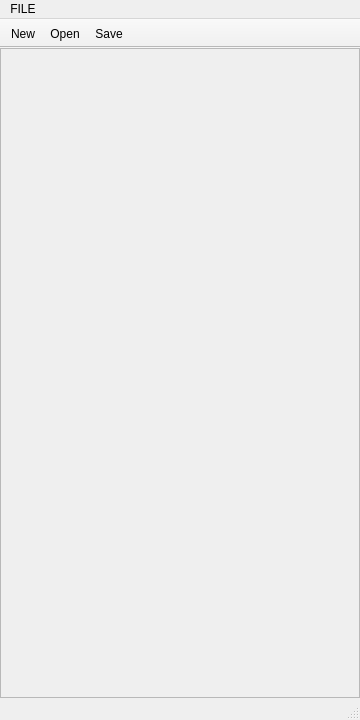
<?xml version="1.0" encoding="UTF-8"?>
<ui version="4.0">
 <class>ContextWindowClass</class>
 <widget class="QMainWindow" name="ContextWindowClass">
  <property name="geometry">
   <rect>
    <x>0</x>
    <y>0</y>
    <width>360</width>
    <height>720</height>
   </rect>
  </property>
  <property name="windowTitle">
   <string>Erasmus3</string>
  </property>
  <widget class="QWidget" name="centralWidget">
   <layout class="QVBoxLayout" name="verticalLayout_2">
    <property name="spacing">
     <number>0</number>
    </property>
    <property name="leftMargin">
     <number>0</number>
    </property>
    <property name="topMargin">
     <number>0</number>
    </property>
    <property name="rightMargin">
     <number>0</number>
    </property>
    <property name="bottomMargin">
     <number>0</number>
    </property>
    <item>
     <widget class="QScrollArea" name="scrollArea_2">
      <property name="widgetResizable">
       <bool>true</bool>
      </property>
      <widget class="QWidget" name="scrollAreaWidgetContents">
       <property name="geometry">
        <rect>
         <x>0</x>
         <y>0</y>
         <width>358</width>
         <height>643</height>
        </rect>
       </property>
       <layout class="QVBoxLayout" name="verticalLayout_4">
        <property name="spacing">
         <number>0</number>
        </property>
        <property name="leftMargin">
         <number>0</number>
        </property>
        <property name="topMargin">
         <number>0</number>
        </property>
        <property name="rightMargin">
         <number>0</number>
        </property>
        <property name="bottomMargin">
         <number>0</number>
        </property>
        <item>
         <widget class="QWidget" name="panel_objectList" native="true">
          <layout class="QVBoxLayout" name="verticalLayout_5">
           <property name="spacing">
            <number>0</number>
           </property>
           <property name="leftMargin">
            <number>0</number>
           </property>
           <property name="topMargin">
            <number>0</number>
           </property>
           <property name="rightMargin">
            <number>0</number>
           </property>
           <property name="bottomMargin">
            <number>0</number>
           </property>
          </layout>
         </widget>
        </item>
        <item>
         <spacer name="verticalSpacer_2">
          <property name="orientation">
           <enum>Qt::Vertical</enum>
          </property>
          <property name="sizeHint" stdset="0">
           <size>
            <width>20</width>
            <height>40</height>
           </size>
          </property>
         </spacer>
        </item>
       </layout>
      </widget>
     </widget>
    </item>
   </layout>
  </widget>
  <widget class="QMenuBar" name="menuBar">
   <property name="geometry">
    <rect>
     <x>0</x>
     <y>0</y>
     <width>360</width>
     <height>21</height>
    </rect>
   </property>
   <widget class="QMenu" name="menuFILE">
    <property name="title">
     <string>FILE</string>
    </property>
    <addaction name="actionNew"/>
    <addaction name="actionOpen"/>
    <addaction name="actionSave"/>
    <addaction name="separator"/>
    <addaction name="actionExit"/>
   </widget>
   <addaction name="menuFILE"/>
  </widget>
  <widget class="QStatusBar" name="statusBar"/>
  <widget class="QToolBar" name="toolBar">
   <property name="windowTitle">
    <string>toolBar</string>
   </property>
   <property name="movable">
    <bool>false</bool>
   </property>
   <property name="iconSize">
    <size>
     <width>24</width>
     <height>24</height>
    </size>
   </property>
   <attribute name="toolBarArea">
    <enum>TopToolBarArea</enum>
   </attribute>
   <attribute name="toolBarBreak">
    <bool>false</bool>
   </attribute>
   <addaction name="actionNew"/>
   <addaction name="actionOpen"/>
   <addaction name="actionSave"/>
  </widget>
  <action name="actionNew">
   <property name="icon">
    <iconset resource="ContextWindow.qrc">
     <normaloff>:/MainWindow/images/Actions-document-new-icon.png</normaloff>:/MainWindow/images/Actions-document-new-icon.png</iconset>
   </property>
   <property name="text">
    <string>&amp;New</string>
   </property>
   <property name="shortcut">
    <string>Ctrl+N</string>
   </property>
  </action>
  <action name="actionOpen">
   <property name="icon">
    <iconset resource="ContextWindow.qrc">
     <normaloff>:/MainWindow/images/Actions-document-open-icon.png</normaloff>:/MainWindow/images/Actions-document-open-icon.png</iconset>
   </property>
   <property name="text">
    <string>&amp;Open...</string>
   </property>
   <property name="shortcut">
    <string>Ctrl+O</string>
   </property>
  </action>
  <action name="actionExit">
   <property name="text">
    <string>Exit</string>
   </property>
  </action>
  <action name="actionSave">
   <property name="icon">
    <iconset resource="ContextWindow.qrc">
     <normaloff>:/MainWindow/images/Actions-document-save-icon.png</normaloff>:/MainWindow/images/Actions-document-save-icon.png</iconset>
   </property>
   <property name="text">
    <string>&amp;Save</string>
   </property>
   <property name="shortcut">
    <string>Ctrl+S</string>
   </property>
  </action>
 </widget>
 <layoutdefault spacing="6" margin="11"/>
 <resources>
  <include location="ContextWindow.qrc"/>
 </resources>
 <connections/>
 <slots>
  <slot>menuTriggered(QAction*)</slot>
  <slot>button_openSessionFile()</slot>
 </slots>
</ui>
